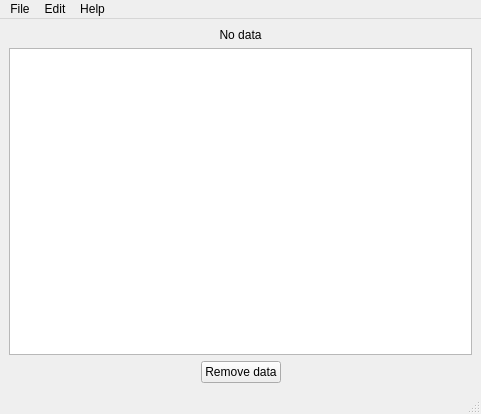
<?xml version="1.0" encoding="UTF-8"?>
<ui version="4.0">
 <class>MainWindow</class>
 <widget class="QMainWindow" name="MainWindow">
  <property name="geometry">
   <rect>
    <x>0</x>
    <y>0</y>
    <width>481</width>
    <height>414</height>
   </rect>
  </property>
  <property name="windowTitle">
   <string>MainWindow</string>
  </property>
  <widget class="QWidget" name="centralwidget">
   <layout class="QVBoxLayout" name="verticalLayout_2">
    <item>
     <widget class="QLabel" name="label">
      <property name="text">
       <string>No data</string>
      </property>
      <property name="alignment">
       <set>Qt::AlignCenter</set>
      </property>
     </widget>
    </item>
    <item>
     <widget class="QListWidget" name="listWidget_2"/>
    </item>
    <item>
     <layout class="QHBoxLayout" name="horizontalLayout">
      <item>
       <spacer name="horizontalSpacer">
        <property name="orientation">
         <enum>Qt::Horizontal</enum>
        </property>
        <property name="sizeHint" stdset="0">
         <size>
          <width>40</width>
          <height>20</height>
         </size>
        </property>
       </spacer>
      </item>
      <item>
       <widget class="QPushButton" name="pushButton_remove">
        <property name="text">
         <string>Remove data</string>
        </property>
       </widget>
      </item>
      <item>
       <spacer name="horizontalSpacer_2">
        <property name="orientation">
         <enum>Qt::Horizontal</enum>
        </property>
        <property name="sizeHint" stdset="0">
         <size>
          <width>40</width>
          <height>20</height>
         </size>
        </property>
       </spacer>
      </item>
     </layout>
    </item>
   </layout>
  </widget>
  <widget class="QMenuBar" name="menubar">
   <property name="geometry">
    <rect>
     <x>0</x>
     <y>0</y>
     <width>481</width>
     <height>21</height>
    </rect>
   </property>
   <widget class="QMenu" name="menuFile">
    <property name="title">
     <string>File</string>
    </property>
    <addaction name="actionOpen"/>
    <addaction name="actionSave"/>
    <addaction name="separator"/>
    <addaction name="actionExit"/>
   </widget>
   <widget class="QMenu" name="menuHelp">
    <property name="title">
     <string>Edit</string>
    </property>
    <addaction name="actionAdd_value"/>
   </widget>
   <widget class="QMenu" name="menuHelp_2">
    <property name="title">
     <string>Help</string>
    </property>
    <addaction name="actionAbout"/>
    <addaction name="actionAbout_QT"/>
   </widget>
   <addaction name="menuFile"/>
   <addaction name="menuHelp"/>
   <addaction name="menuHelp_2"/>
  </widget>
  <widget class="QStatusBar" name="statusbar"/>
  <action name="actionAdd_value">
   <property name="text">
    <string>Add value</string>
   </property>
  </action>
  <action name="actionOpen">
   <property name="text">
    <string>Open</string>
   </property>
  </action>
  <action name="actionSave">
   <property name="text">
    <string>Save</string>
   </property>
  </action>
  <action name="actionExit">
   <property name="text">
    <string>Exit</string>
   </property>
  </action>
  <action name="actionAbout">
   <property name="text">
    <string>About</string>
   </property>
  </action>
  <action name="actionAbout_QT">
   <property name="text">
    <string>About QT</string>
   </property>
  </action>
 </widget>
 <resources/>
 <connections/>
</ui>
